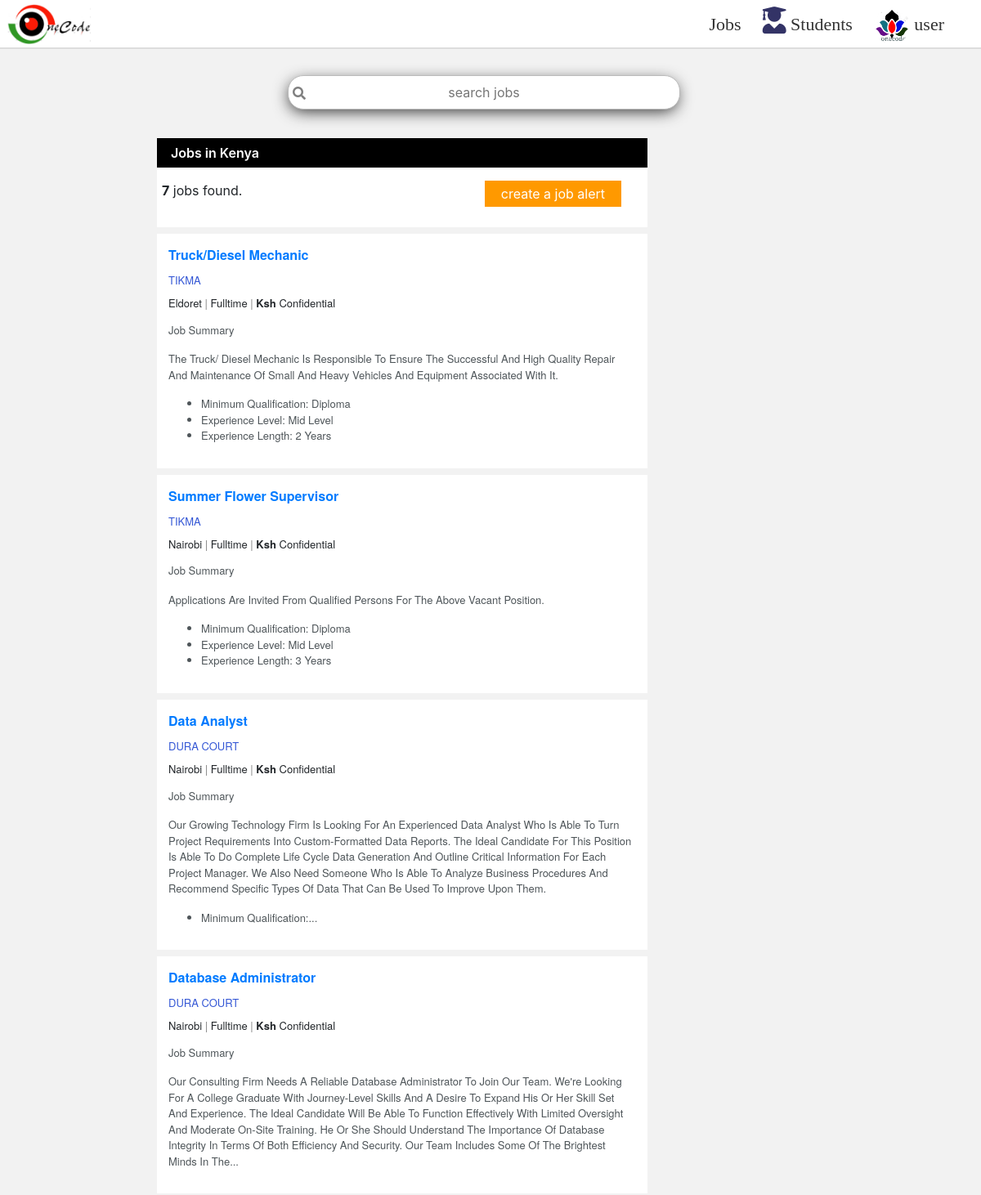
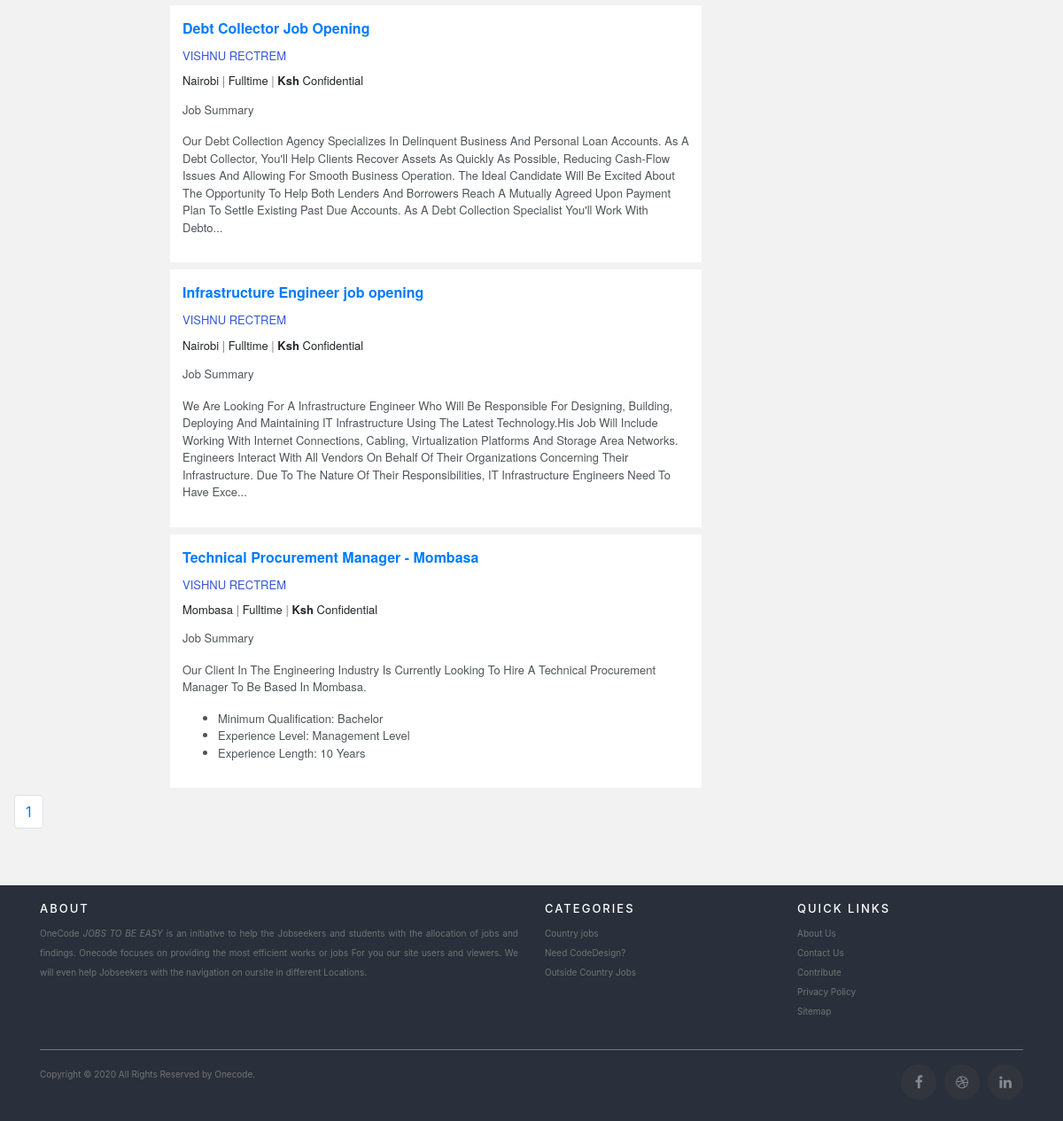
Page /homepage.php (signed in) on the committed database (2 pictures, top to bottom).
### tables this page shows
CREATE TABLE `job_seeker_registration` (
  `id` int(11) NOT NULL,
  `username` varchar(100) NOT NULL,
  `firstname` tinytext NOT NULL,
  `lastname` tinytext NOT NULL,
  `email` varchar(100) NOT NULL,
  `phonenumber` int(11) NOT NULL,
  `gender` varchar(20) NOT NULL,
  `profileimage` varchar(250) DEFAULT NULL,
  `password` longtext NOT NULL
);

CREATE TABLE `jobpost` (
  `id` int(11) NOT NULL,
  `company_id` int(11) NOT NULL,
  `jobname` varchar(100) NOT NULL,
  `companyname` varchar(100) NOT NULL,
  `joblocation` varchar(100) NOT NULL,
  `employment_type` varchar(100) NOT NULL,
  `job_salary` varchar(100) NOT NULL,
  `joboverview` longtext NOT NULL,
  `jobduties` longtext NOT NULL,
  `dateposted` date NOT NULL DEFAULT current_timestamp()
);

### includes/session.php (called while the page is built, shortened)
<?php
include 'includes/dbconnection.php';
$sql = "SELECT * FROM job_seeker_registration  WHERE  id = '".$_SESSION['id']."'";
$stmt = $conn->query($sql);
$user = $stmt->fetch(PDO::FETCH_ASSOC);
?>

### jobs.php (the view, shortened to what this page needs)
<head>
    <link rel="stylesheet" href="https://use.fontawesome.com/releases/v5.13.1/css/all.css"
>
    <link rel="stylesheet" href="https://stackpath.bootstrapcdn.com/bootstrap/4.5.0/css/bootstrap.min.css"
>
    <link rel="stylesheet" href="https://cdnjs.cloudflare.com/ajax/libs/font-awesome/4.7.0/css/font-awesome.min.css">
    <link rel="stylesheet" href="stylesheets/jobs.css?v=<?php  echo time()  ?>">
</head>
<body>
    <?php
include "includes/dbconnection.php";
?>
    <br>
    <div class="allss">
        <div class="top33">
            <p class="jbs">Jobs in Kenya</p>
        </div>
        <div class="ring">
            <?php
       $sql = "SELECT* FROM jobpost";
       $stmt =$conn->query($sql) ;
       $jobsaround = $stmt->rowCount();
       ?>
            <p class="cnt" id="canttake"><?php echo"<span style='font-weight:bolder;'>". $jobsaround."</span>" ?> jobs found.</p>
            <a  href="#"><p class="alerting">create a job alert</p></a>
        </div>
    </div>
    <?php
if (isset($_GET['page'])) {
    $page = $_GET['page'];
} else {
    $page = 1;
}
$limit = 15;
$start_from = ($page-1) * $limit;
                require "includes/dbconnection.php";
                function custom_echo($row, $length){
                if(strlen($row)<=$length){
                    echo $row;
                }else{
                    $y=substr($row,0,$length) . '...';
                    echo $y;
                }
                }
                $sql = "SELECT* FROM jobpost";
                $stmt =$conn->query($sql) ;
                $total_rows = $stmt->rowCount();
                $total_pages = ceil($total_rows / $limit);
    $sql="SELECT id,jobname,companyname,joblocation,employment_type,job_salary,joboverview,dateposted FROM  jobpost ORDER BY id DESC LIMIT $start_from, $limit";
    $stmt = $conn->query($sql);
    $resultcount = $stmt->rowcount();
    if($resultcount > 0) {
        while($row = $stmt->fetch()){
            $jbname=$row->jobname;
            $companyname=$row->companyname;
            $joblocation=$row->joblocation;
            $employment_type=$row->employment_type;
            $job_salary=$row->job_salary;
            $overview = $row->joboverview;
?>
    <div class="jobsheader" id="demo">
        <div class="jobsin">
            <a class="goto" href="jobapplication?companyname=<?php echo $_SESSION['pagepass'] ?>">
                <p class="jobname"><?php echo $jbname; ?></p>
            </a>
            <p class="companyname"><?php echo  $companyname; ?></p>
            <span id="some" class="joblocation"><?php echo  $joblocation; ?><span style='color:gray'> | </span>
                <span id="some" class="employment_type"> <?php  echo $employment_type; ?>
                    <span id="some" class="jobsalary"><span style='color:gray'> | </span><span
                            style='font-weight:bold'>Ksh </span><?php echo $job_salary; ?></span>
                    <div class="jobsumarry"><?php echo  custom_echo($overview, 500); ?></div>
        </div>
    </div>
    <?php }
        } ?>
    <?php
                $pagLink = "<ul class='pagination'>";
                for ($i=1; $i<=$total_pages; $i++) {
                        $pagLink .= "<li class='page-item'><a class='page-link' href='jobs.php?page=".$i."'>".$i."</a></li>";
                    }
                echo $pagLink . "</ul>";
?>
</body>

### homepage.php (shortened to what this page needs)
<!DOCTYPE html>
<html lang="en">
<head>
    <link rel="stylesheet" href="https://use.fontawesome.com/releases/v5.13.1/css/all.css"
>
    <link rel="stylesheet" href="https://stackpath.bootstrapcdn.com/bootstrap/4.5.0/css/bootstrap.min.css"
>
    <link rel="stylesheet" href="https://cdnjs.cloudflare.com/ajax/libs/font-awesome/4.7.0/css/font-awesome.min.css">
    <link rel="stylesheet" href="stylesheets/homepage.css?v=<?php echo time()  ?>">
</head>
<body class="jobbbbs">
    <?php
    include "homepageheader.php";
    include 'searchbox.php';
     include 'jobs.php';
  ?>
<?php
include "myfooter.php";
?>
</body>
</html>

### homepageheader.php (shortened to what this page needs)
<?php
include "includes/session.php";
?>
<!DOCTYPE html>
<html lang="en">
<head>
    <link rel="stylesheet" href="https://use.fontawesome.com/releases/v5.13.1/css/all.css"
>
    <link rel="stylesheet" href="https://stackpath.bootstrapcdn.com/bootstrap/4.5.0/css/bootstrap.min.css"
>
    <link rel="stylesheet" href="https://cdnjs.cloudflare.com/ajax/libs/font-awesome/4.7.0/css/font-awesome.min.css">
    <link rel="stylesheet" href="stylesheets/homepage.css?v=<?php echo time()  ?>">
</head>
<body class="jobbbbs">
    <?php
     $sqlprofile = "SELECT profileimage  FROM job_seeker_registration WHERE id=$user[id]";
     $result = $conn->query($sqlprofile);
     $resultcount = $result->rowcount();
     if($resultcount>0){
         while($row=$result->fetch()){
             $image = $row->profileimage;
             if($image == NULL){
                 ?>
   <div class="navgation">
        <div class="header">
            <div class="logo"><a href="homepage"><img id="mylogo" src="index images\mylogo for (2).PNG" alt="logo"></a></div>
            <ul class="main">
            <li ><a href="homepage">Jobs</a></li>
            <li><a href="#"><i class="fas fa-user-graduate"></i> Students</a></li>
                    <li><a href="#"><img src="profiles/mainpic.png" class='profle'></img> user</a>
                <ul>
                        <li><a href="#"><?php echo $user['firstname'];  ?></a></li>
                        <li><a href="careerprofile">Career</a></li>
                        <li>
                            <form action="includes/logout.php" method="post">
                              <a href="#"><button id="logout" type="submit" name="logout"><i class="fas fa-sign-out-alt"></i> logout</button></a>
                            </form>
                        </li>
                    </ul>
                </li>
            </ul>
        </div>
    </div>
                 <?php
             }else{
?>
    <div class="navgation">
        <div class="header">
            <div class="logo"><a href="homepage"><img id="mylogo" src="index images\mylogo for (2).PNG" alt="logo"></a></div>
            <ul class="main">
            <li ><a href="homepage">Jobs</a></li>
            <li><a href="#"><i class="fas fa-user-graduate"></i> Students</a></li>
                    <li><a href="#"><img src="profiles/<?php echo $image?>?<?php mt_rand()?>" class='profle'></img> user</a>
                </li>
            </ul>
        </div>
    </div>
<?php
             }
         }
     }else{
         echo "SQL ERROR";
     }
    ?>
</body>

### searchbox.php (shortened to what this page needs)
<link rel="stylesheet" href="stylesheets/homepage.css?v=<?php echo time()  ?>">
<div class="search">
    <div class="searchbox">
        <form action="seachhomepagejobs.php" method="POST" class="sixing">
            <input id="seachit" type="text" name="searchjob2" placeholder="search jobs" required>
            <br><button type="submit" class="searching" name="searchjob"><i id="searching"
                    class="fas fa-search"></i></button>
        </form>
    </div>
</div>
<br>

### myfooter.php (shortened to what this page needs)
<!DOCTYPE html>
<html lang="en">
<head>
    <link rel="stylesheet" href="https://use.fontawesome.com/releases/v5.13.1/css/all.css"
>
    <link rel="stylesheet" href="stylesheets/myfooter.css?v=<?php echo time(); ?>">
    <link rel="stylesheet" href="https://use.fontawesome.com/releases/v5.13.1/css/all.css"
>
    <link rel="stylesheet" href="https://stackpath.bootstrapcdn.com/bootstrap/4.5.0/css/bootstrap.min.css"
>
    <link rel="stylesheet" href="https://cdnjs.cloudflare.com/ajax/libs/font-awesome/4.7.0/css/font-awesome.min.css">
</head>
<body class="myfinalf">
<br>
<br>
    <div class="footerrr">
        <footer class="site-footer">
            <div class="container">
                <div class="row">
                    <div class="col-sm-12 col-md-6">
                        <h6>About</h6>
                        <p class="text-justify">OneCode <i> JOBS TO BE EASY </i> is an initiative to help the
                            Jobseekers and students with the allocation of jobs and findings. Onecode focuses on
                            providing the most efficient works or
                            jobs For you our site users and viewers. We will even help Jobseekers with the navigation on
                            oursite in different
                            Locations.</p>
                    </div>
                    <div class="col-xs-6 col-md-3">
                        <h6>Categories</h6>
                        <ul class="footer-links">
                            <li><a href="#">Country jobs</a></li>
                            <li><a href="#">Need CodeDesign?</a></li>
                            <li><a href="#">Outside Country Jobs</a></li>
                        </ul>
                    </div>
                    <div class="col-xs-6 col-md-3">
                        <h6>Quick Links</h6>
                        <ul class="footer-links">
                            <li><a href="termspolicy.php">About Us</a></li>
                            <li><a href="termspolicy.php">Contact Us</a></li>
                            <li><a href="#">Contribute</a></li>
                            <li><a href="termspolicy.php">Privacy Policy</a></li>
                            <li><a href="#">Sitemap</a></li>
                        </ul>
                    </div>
                </div>
                <hr>
            </div>
            <div class="container">
                <div class="row">
                    <div class="col-md-8 col-sm-6 col-xs-12">
                        <p class="copyright-text">Copyright &copy; 2020 All Rights Reserved by
                            <a href="#">Onecode</a>.
                        </p>
                    </div>
                    <div class="col-md-4 col-sm-6 col-xs-12">
                        <ul class="social-icons">
                            <li><a class="facebook" href="#"><i class="fa fa-facebook"></i></a></li>
                            <li><a class="dribbble" href="#"><i class="fa fa-dribbble"></i></a></li>
                            <li><a class="linkedin" href="#"><i class="fa fa-linkedin"></i></a></li>
                        </ul>
                    </div>
                </div>
            </div>
        </footer>
    </div>
</body>
</html>

### stylesheets/homepage.css (style rules this page uses)
.jobbbbs { margin: 0px; background-color: #f2f2f2; }
.profle { height: 2em; width: 2em; border-radius: 50%; }
.navgation { position: sticky; top: 0px; height: 60px; width: 100%; background-color: #ffff; border-bottom: 2px solid #ddd; }
.logo #mylogo { height: 3.7em; float: left; padding-top: 5px; padding-bottom: 5px; margin-left: 0.5em; border-radius: 4px 1px 4px 1px; }
.fa-user-graduate { color: #333366; font-size: 1.5em; }
.header { line-height: 60px; }
.header ul { float: right; margin-right: 2rem; }
.header ul li { float: left; list-style: none; position: relative; padding: 0px 13px; }
.header ul li a { display: block; font-family: "coda"; color: #333; font-size: 22px; text-decoration: none; font-weight: 400 !important; }
.search { overflow: hidden; width: fit-content; padding-bottom: 13px; margin-left: 22em; margin-bottom: 3em; }
.sixing { position: fixed; margin-top: 2em; }
#seachit { text-align: center; position: fixed; width: 40%; outline: none; border: 1px solid #bbbbbb; padding: 8px 25px; border-radius: 19px; -webkit-box-shadow: -1px 5px 19px -3px rgba(43,43,43,1); -moz-box-shadow: -1px 5px 19px -3px rgba(43,43,43,1); box-shadow: -1px 5px 19px -3px rgba(43,43,43,1); }
.searching { margin-top: -15px; position: absolute; float: right; border: none; background: none; outline: none; color: gray; transition: color 0.15s ease-in-out, background-color 0.15s ease-in-out, border-color 0.15s ease-in-out, box-shadow 0.15s ease-in-out; }

### stylesheets/jobs.css (style rules this page uses)
.allss { padding-bottom: 9px; font-style: Roboto,sans-serif; max-width: 50%; margin-left: 12em; overflow: hidden; clear: both; background-color: white; }
.top33 { padding:0px 3px; background-color: black; }
.jbs { color: #ffffff; font-weight: 600; padding: 6px 14px; }
.cnt { clear: both; float: left; margin-left: 6px; font-size: 16px; }
.alerting { padding: 4px 20px; color: white; margin-right: 2em; float: right; background-color: #FF9900; }
.jobsheader { clear: both; margin-top: .5em; max-width: 50%; margin-left: 12em; margin-bottom: .5em; }
.jobsin { overflow: hidden; display: flex; flex-direction: column; font-family: Helvetica Neue, Helvetica, Arial, Liberation Sans, Roboto, Noto, sans-serif; ; background-color: white; padding: 14px; text-decoration: none; }
.jobname { font-weight: bolder; font-size: 16px; }
#some { font-size: 13px; text-transform: capitalize; }
.companyname { font-size: 13px; line-height: .4; color: #3457D5; text-transform: capitalize; }
.jobsumarry { color: #4e5559; margin-top: 1em; font-size: 13px; }
.pagination { margin-left: 1rem; }

### stylesheets/myfooter.css (style rules this page uses)
.site-footer { background: linear-gradient(#29303b,#29303b,#29303b); ; padding:14px 0 20px; font-size:10px; line-height:22px; color:#737373; width: 100%; }
.site-footer hr { border-top-color:#bbb; opacity:0.5 }
.site-footer h6 { color:#fff; font-size:13px; text-transform:uppercase; margin-top:5px; letter-spacing:2px }
.site-footer a { color:#737373; }
.footer-links { padding-left:0; list-style:none }
.footer-links li { display:block }
.footer-links a { color:#737373 }
.site-footer .social-icons { text-align:right }
.site-footer .social-icons a { width:40px; height:40px; line-height:40px; margin-left:6px; margin-right:0; border-radius:100%; background-color:#33353d }
.copyright-text { margin:0 }
.social-icons { padding-left:0; margin-bottom:0; list-style:none }
.social-icons li { display:inline-block; margin-bottom:4px }
.social-icons a { background-color:#eceeef; color:#818a91; font-size:16px; display:inline-block; line-height:44px; width:44px; height:44px; text-align:center; margin-right:8px; border-radius:100%; -webkit-transition:all .2s linear; -o-transition:all .2s linear; transition:all .2s linear }

### rows in the picture
job_seeker_registration: profileimage (picture)
jobpost: jobname "Truck/Diesel Mechanic", companyname "TIKMA", joblocation "Eldoret", employment_type "Fulltime", job_salary "Confidential", joboverview "Job Summary The Truck/ Diesel Mechanic Is Responsible To Ensure The Successful And High Quality Repair And Maintenance Of Small And Heavy Vehicles And Equipment Associated With It. Minimum Qualification: Diploma Experience Level: Mid Level Experience Length: 2 Years"
jobpost: jobname "Summer Flower Supervisor", companyname "TIKMA", joblocation "Nairobi", employment_type "Fulltime", job_salary "Confidential", joboverview "Job Summary Applications Are Invited From Qualified Persons For The Above Vacant Position. Minimum Qualification: Diploma Experience Level: Mid Level Experience Length: 3 Years"
jobpost: jobname "Data Analyst", companyname "DURA COURT", joblocation "Nairobi", employment_type "Fulltime", job_salary "Confidential", joboverview "Job Summary Our Growing Technology Firm Is Looking For An Experienced Data Analyst Who Is Able To Turn Project Requirements Into Custom-Formatted Data Reports. The Ideal Candidate For This Position Is Able To Do Complete Life Cycle Data Generation And Outline Critical Information For Each Project Manager. We Also Need Someone Who Is Able To Analyze Business Procedures And Recommend Specific Types Of Data That Can Be Used To Improve Upon Them. Minimum Qualification:..."
jobpost: jobname "Database Administrator", companyname "DURA COURT", joblocation "Nairobi", employment_type "Fulltime", job_salary "Confidential", joboverview "Job Summary Our Consulting Firm Needs A Reliable Database Administrator To Join Our Team. We're Looking For A College Graduate With Journey-Level Skills And A Desire To Expand His Or Her Skill Set And Experience. The Ideal Candidate Will Be Able To Function Effectively With Limited Oversight And Moderate On-Site Training. He Or She Should Understand The Importance Of Database Integrity In Terms Of Both Efficiency And Security. Our Team Includes Some Of The Brightest Minds In The..."
jobpost: jobname "Debt Collector Job Opening", companyname "VISHNU RECTREM", joblocation "Nairobi", employment_type "Fulltime", job_salary "Confidential", joboverview "Job Summary Our Debt Collection Agency Specializes In Delinquent Business And Personal Loan Accounts. As A Debt Collector, You'll Help Clients Recover Assets As Quickly As Possible, Reducing Cash-Flow Issues And Allowing For Smooth Business Operation. The Ideal Candidate Will Be Excited About The Opportunity To Help Both Lenders And Borrowers Reach A Mutually Agreed Upon Payment Plan To Settle Existing Past Due Accounts. As A Debt Collection Specialist You'll Work With Debto..."
jobpost: jobname "Infrastructure Engineer job opening", companyname "VISHNU RECTREM", joblocation "Nairobi", employment_type "Fulltime", job_salary "Confidential", joboverview "Job Summary We Are Looking For A Infrastructure Engineer Who Will Be Responsible For Designing, Building, Deploying And Maintaining IT Infrastructure Using The Latest Technology.His Job Will Include Working With Internet Connections, Cabling, Virtualization Platforms And Storage Area Networks. Engineers Interact With All Vendors On Behalf Of Their Organizations Concerning Their Infrastructure. Due To The Nature Of Their Responsibilities, IT Infrastructure Engineers Need To Have Exce..."
jobpost: jobname "Technical Procurement Manager - Mombasa", companyname "VISHNU RECTREM", joblocation "Mombasa", employment_type "Fulltime", job_salary "Confidential", joboverview "Job Summary Our Client In The Engineering Industry Is Currently Looking To Hire A Technical Procurement Manager To Be Based In Mombasa. Minimum Qualification: Bachelor Experience Level: Management Level Experience Length: 10 Years"

### other values in the picture
$jobsaround "7"
